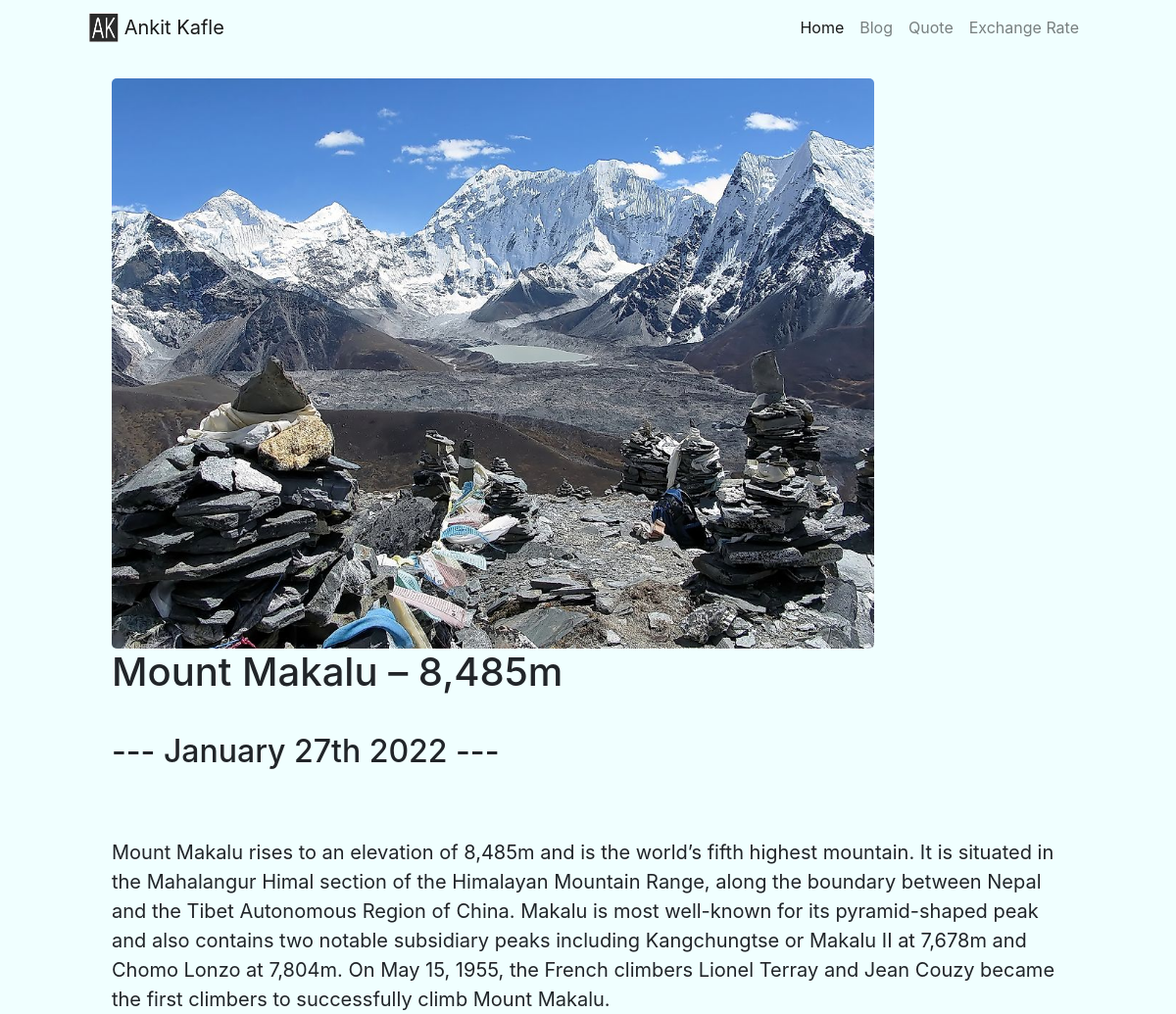
/blog/5/, run on the app's committed database.
### blog/models.py (models this page shows, shortened)
class Blog(models.Model):
    title = models.CharField(max_length= 150)
    description = models.TextField()
    date = models.DateField()
    image = models.ImageField(upload_to='blog/images/')

### blog/views.py (the view)
# urls.py: path('<int:blog_id>/', views.detail, name='detail'),
def detail(request, blog_id):
    blog = get_object_or_404(Blog, pk=blog_id)
    return render(request, 'blog/details.html', {'blog': blog})

### blog/templates/blog/details.html
{% extends 'portfolio/base.html' %}
{% block content %}
<br>
<div id="blogDetails">
    <img src="{{blog.image.url}}" id ="detailImage">
    <h1>{{ blog.title }}</h1>
    <br>
    <h2>--- {{ blog.date|date:'F jS Y' }} ---</h2>
    <br>
    <br>
    {{ blog.description|safe }}
</div>
{% endblock %}

### portfolio/static/portfolio/custom.css (style rules this page uses)
#portfolioBody { width: 90%; margin: auto; }
#blogDetails { width: 90%; margin: auto; font-size: 20px; }
#detailImage { width: 80%; border-radius: 5px; }
#portfolioBody { background-color: azure; }

### data on the page
Blog: image (picture), title "Mount Makalu – 8,485m", date "January 27th 2022", description "Mount Makalu rises to an elevation of 8,485m and is the world’s fifth highest mountain. It is situated in the Mahalangur Himal section of the Himalayan Mountain Range, along the boundary between Nepal and the Tibet Autonomous Region of China. Makalu is most well-known for its pyramid-shaped peak and also contains two notable subsidiary peaks including Kangchungtse or Makalu II at 7,678m and Chomo Lonzo at 7,804m. On May 15, 1955, the French climbers Lionel Terray and Jean Couzy became the first climbers to successfully climb Mount Makalu."
